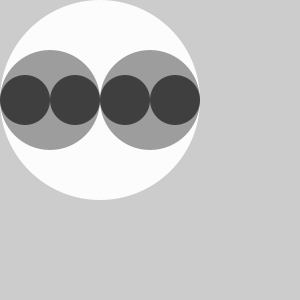
Frame 1 (no input)
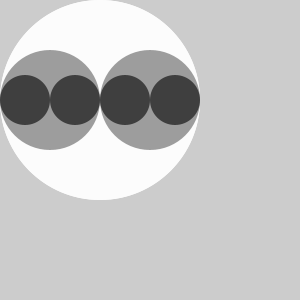
Frame 2 (the mouse pressed at the canvas centre, redrawn once)

The Processing sketch that drew these frames (run headless with seeded random() and noise(); the mouse was pressed at the canvas centre and the sketch redrawn once):

// Processing sketch: processing_1374
// ── processing_1374.pde

/**
 * Recursion. 
 * 
 * A demonstration of recursion, which means functions call themselves. 
 * Notice how the drawCircle() function calls itself at the end of its block. 
 * It continues to do this until the variable "level" is equal to 1. 
 */
 
void setup() 
{
  size(300, 300);
  noStroke();
  noLoop();
}

void draw() 
{
  drawCircle(100, 100, 8);
}

void drawCircle(int x, int radius, int level) 
{                    
  float tt = 126 * level/4.0;
  fill(tt);
  ellipse(x, 100, radius*2, radius*2);      
  if(level > 3) {
    level = level - 3;
    drawCircle(x - radius/2, radius/2, level);
    drawCircle(x + radius/2, radius/2, level);
  }
}
